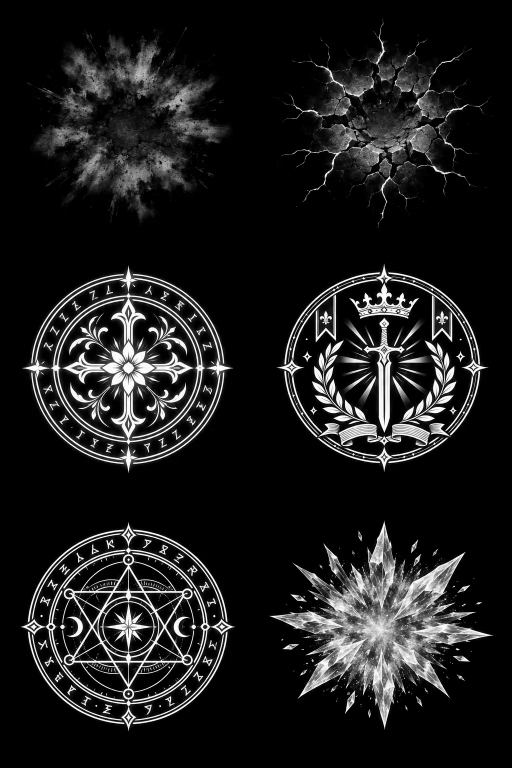
#> input picture src/render/vfx/assets/decals.webp, 1024 x 1536 px, given in place of explosion.png, which was not available (shown at 1/2 size)
$ python build_atlas.py
#> lines starting #> are read from the running program, lines starting #| are printed output that depends on the picture
"""Packs the VFX textures used by src/render/vfx.

Sources (art-work/vfx/*.png, git-ignored, generated with the Codex image tool; prompts in docs/ART.md):
  explosion.png  4x6 flipbook (24 frames)      smoke.png  4x6 flipbook (first 20 frames used)
  fire.png       4x4 loop, 256x384 cells       decals.png 2x3 sheet of 512 px ground decals
Outputs (committed):
  src/render/vfx/assets/atlas.webp   2048x2048, 8x8 cells of 256 px, RGB on black (alpha = luminance in the shader)
  src/render/vfx/assets/decals.webp  1024x1536, 2x3 cells of 512 px, greyscale masks on black

  python tools/vfx/build_atlas.py
"""
import os
import numpy as np
from PIL import Image, ImageFilter

ROOT = os.path.dirname(os.path.dirname(os.path.dirname(os.path.abspath(__file__))))
SRC = os.path.join(ROOT, 'art-work', 'vfx')
OUT = os.path.join(ROOT, 'src', 'render', 'vfx', 'assets')
C = 256
COLS = 8


def load(name):
#> called with name = 'explosion.png'
    a = np.asarray(Image.open(os.path.join(SRC, name)).convert('RGB')).astype(np.float32)
    # the generator's "black" sits a few levels above zero: pull the floor down
    return np.clip((a - 7.0) * (255.0 / 248.0), 0, 255)


def edge_mask(h, w, margin=0.1, power=1.0):
    """1 in the middle, smoothly 0 at the cell border, so neighbours never bleed in."""
    y = np.linspace(-1, 1, h)[:, None]
    x = np.linspace(-1, 1, w)[None, :]
    r = np.sqrt(x * x + y * y)
    m = np.clip((1.0 - r) / margin, 0, 1)
    box = np.clip((1.0 - np.maximum(np.abs(x), np.abs(y))) / (margin * 0.6), 0, 1)
    return (np.maximum(m, box * np.clip((1.08 - r) / margin, 0, 1)) ** power)[:, :, None]


def recenter(cell):
    """Shift a frame so its brightness centroid sits in the middle of the cell."""
    lum = cell.max(axis=2)
    s = lum.sum()
    if s < 1e3:
        return cell
    h, w = lum.shape
    cy = (lum.sum(axis=1) * np.arange(h)).sum() / s
    cx = (lum.sum(axis=0) * np.arange(w)).sum() / s
    dy, dx = int(round(h / 2 - cy)), int(round(w / 2 - cx))
    dy, dx = max(-24, min(24, dy)), max(-24, min(24, dx))
    out = np.zeros_like(cell)
    ys, yd = (slice(0, h - dy), slice(dy, h)) if dy >= 0 else (slice(-dy, h), slice(0, h + dy))
    xs, xd = (slice(0, w - dx), slice(dx, w)) if dx >= 0 else (slice(-dx, w), slice(0, w + dx))
    out[yd, xd] = cell[ys, xs]
    return out


atlas = np.zeros((C * COLS, C * COLS, 3), np.float32)


def put(i, cell):
    r, c = divmod(i, COLS)
    atlas[r * C:(r + 1) * C, c * C:(c + 1) * C] = cell


# explosion: 24 frames, cells 0..23
ex = load('explosion.png')
for i in range(24):
    r, c = divmod(i, 4)
    put(i, recenter(ex[r * 256:(r + 1) * 256, c * 256:(c + 1) * 256]) * edge_mask(C, C, 0.14))
#> this loop made 24 passes
#> (s in recenter, cy in recenter, cx in recenter, dy in recenter, dx in recenter) on passes 1 to 12: (850758.1, 167.5, 185.2, -24, -24), (1104692.8, 178.4, 73.05, -24, 24), (791051.1, 185.3, 186.2, -24, -24), (737373.6, 190.4, 68.81, -24, 24), (867554.2, 61, 184.3, 24, -24), (859069.2, 67.6, 67.21, 24, 24), (792388.9, 49.46, 198.7, 24, -24), (766407.7, 47.26, 55.33, 24, 24), (2828155.8, 169.1, 177.1, -24, -24), (2904943.5, 167.9, 76.92, -24, 24), (2385463.2, 157.2, 169.4, -24, -24), (2343280.2, 157.8, 82.71, -24, 24)
#> pass 1, in recenter, `lum = cell.max(axis=2)`:
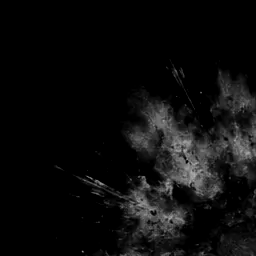
#> lum: shape (256, 256) float32; min 0, max 174.8, mean 13
#> pass 1, in edge_mask, `r = np.sqrt(x * x + y * y)`:
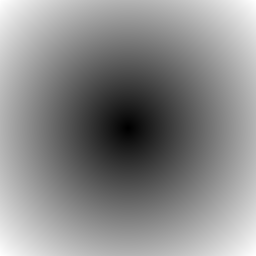
#> r: shape (256, 256) float64; min 0.00555, max 1.41, mean 0.768; drawn with min black and max white
#> pass 1, in edge_mask, `m = np.clip((1.0 - r) / margin, 0, 1)`:
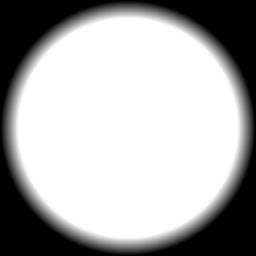
#> m: shape (256, 256) float64; min 0, max 1, mean 0.675
#> pass 1, in edge_mask, `box = np.clip((1.0 - np.maximum(np.abs(x), np.abs(y))) / (margin * 0.6..`:
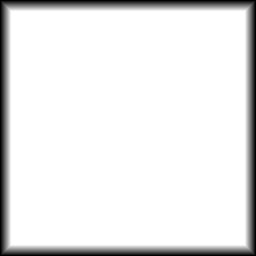
#> box: shape (256, 256) float64; min 0, max 1, mean 0.911

# smoke: first 20 frames, cells 24..43 (greyscale)
sm = load('smoke.png')
for i in range(20):
    r, c = divmod(i, 4)
    cell = recenter(sm[r * 256:(r + 1) * 256, c * 256:(c + 1) * 256])
    g = cell.mean(axis=2, keepdims=True)
    put(24 + i, np.repeat(g, 3, axis=2) * edge_mask(C, C, 0.16))
#> this loop made 20 passes
#> (s in recenter, cy in recenter, cx in recenter, dy in recenter, dx in recenter) on passes 1 to 12: (850758.1, 167.5, 185.2, -24, -24), (1104692.8, 178.4, 73.05, -24, 24), (791051.1, 185.3, 186.2, -24, -24), (737373.6, 190.4, 68.81, -24, 24), (867554.2, 61, 184.3, 24, -24), (859069.2, 67.6, 67.21, 24, 24), (792388.9, 49.46, 198.7, 24, -24), (766407.7, 47.26, 55.33, 24, 24), (2828155.8, 169.1, 177.1, -24, -24), (2904943.5, 167.9, 76.92, -24, 24), (2385463.2, 157.2, 169.4, -24, -24), (2343280.2, 157.8, 82.71, -24, 24)
#> pass 2, in recenter (call 26), `lum = cell.max(axis=2)`:
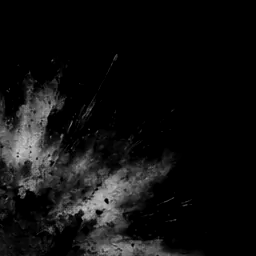
#> lum: shape (256, 256) float32; min 0, max 202.6, mean 16.9
#> pass 2, `cell = recenter(sm[r * 256:(r + 1) * 256, c * 256:(c + 1) * 256])`:
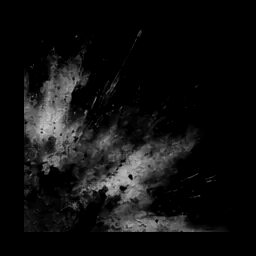
#> cell: shape (256, 256, 3) float32; mean of channels 0, 1, 2 16.9, 16.9, 16.9; drawn as R, G, B
#> after the loop:
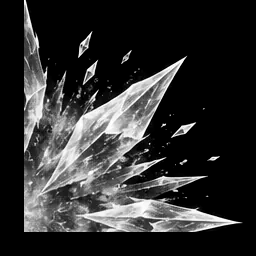
#> g: shape (256, 256, 1) float32; min 0, max 255, mean 47.3

# fire loop: 16 frames of 256x384 -> 171x256 centred, cells 44..59
fi = load('fire.png')
#> (the run stopped early here; a loop or call above may not have finished)
